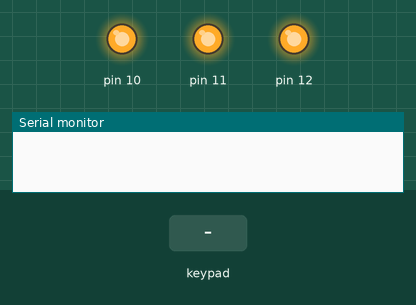
This sketch was run on a simulated Arduino Uno, built with avr-gcc and run on an emulated ATmega328P. On the bench: output pins drawn as LEDs (lit = HIGH), the last lines printed to the serial monitor. The test bench sets the inputs (shaded band).

Above: at 1.2 s.
1.3 s: keypad keys 5 4 3 2 pressed 0.4 s apart
At 4.1 s:
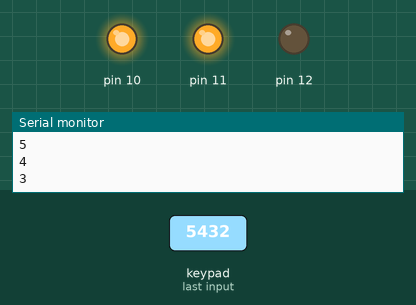
At 5.1 s:
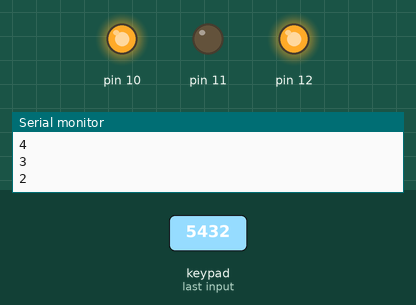
5.9 s: key '1' pressed
At 6.7 s:
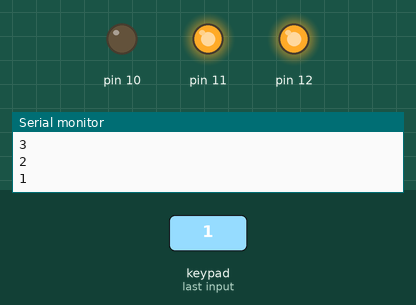
Timing chart, 0 to 8.9 s (numbered marks = the images above; inputs shaded):
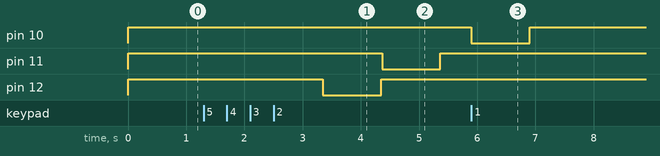

The sketch:

2.2.ino
```cpp
#include <Keypad.h>


const byte ROWS = 4; //four rows

const byte COLS = 4; //three columns

char keys[ROWS][COLS] = {

  {'1','2','3','A'},

  {'4','5','6','B'},

  {'7','8','9','C'},

  {'*','0','#','D'}

};

byte rowPins[ROWS] = {9, 8, 7, 6};

byte colPins[COLS] = {5, 4, 3, 2};

Keypad keypad = Keypad( makeKeymap(keys), rowPins, colPins, ROWS, COLS );


void setup(){

  Serial.begin(9600);
  pinMode(10,OUTPUT);
  pinMode(11,OUTPUT);
  pinMode(12,OUTPUT);
}


void loop(){

  char key = keypad.getKey();


  if (key != NO_KEY){

    Serial.println(key);
    if(key == '1'){
          digitalWrite(10,LOW);
      digitalWrite(11,HIGH);
      digitalWrite(12,HIGH);
    }else if(key == '2'){
                digitalWrite(10,HIGH);
      digitalWrite(11,LOW);
      digitalWrite(12,HIGH);
    }else if(key == '3'){
                digitalWrite(10,HIGH);
      digitalWrite(11,HIGH);
      digitalWrite(12,LOW);
    }

      delay(1000);

  }else{
      digitalWrite(10,HIGH);
      digitalWrite(11,HIGH);
      digitalWrite(12,HIGH);
  }

}
```

Measured:
- after the input at 1.3 s, pin 11: HIGH → LOW after 3.1 s, → HIGH 1.0 s later; pin 12: HIGH → LOW after 2.0 s, → HIGH 1.0 s later
- after the input at 5.9 s, pin 10: HIGH → LOW at once, → HIGH 1.0 s later
